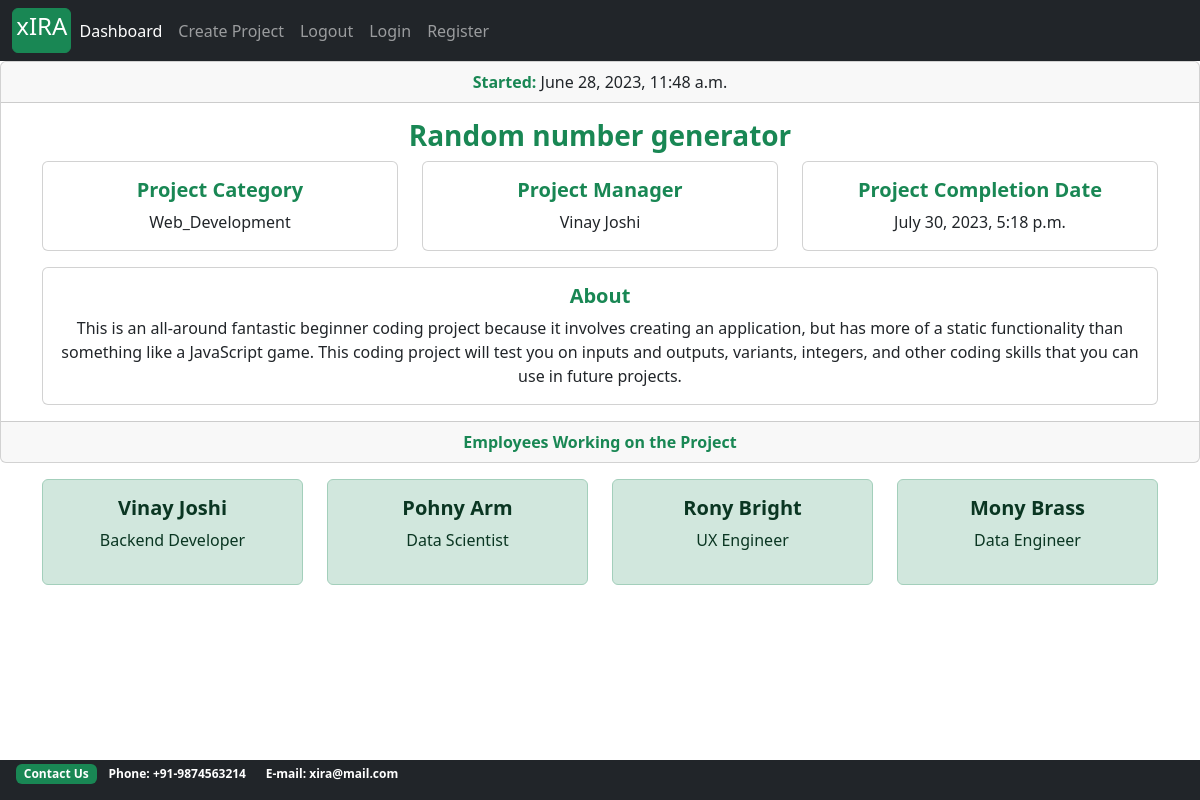
Before: /project/project_detail/24/ with the older database file.
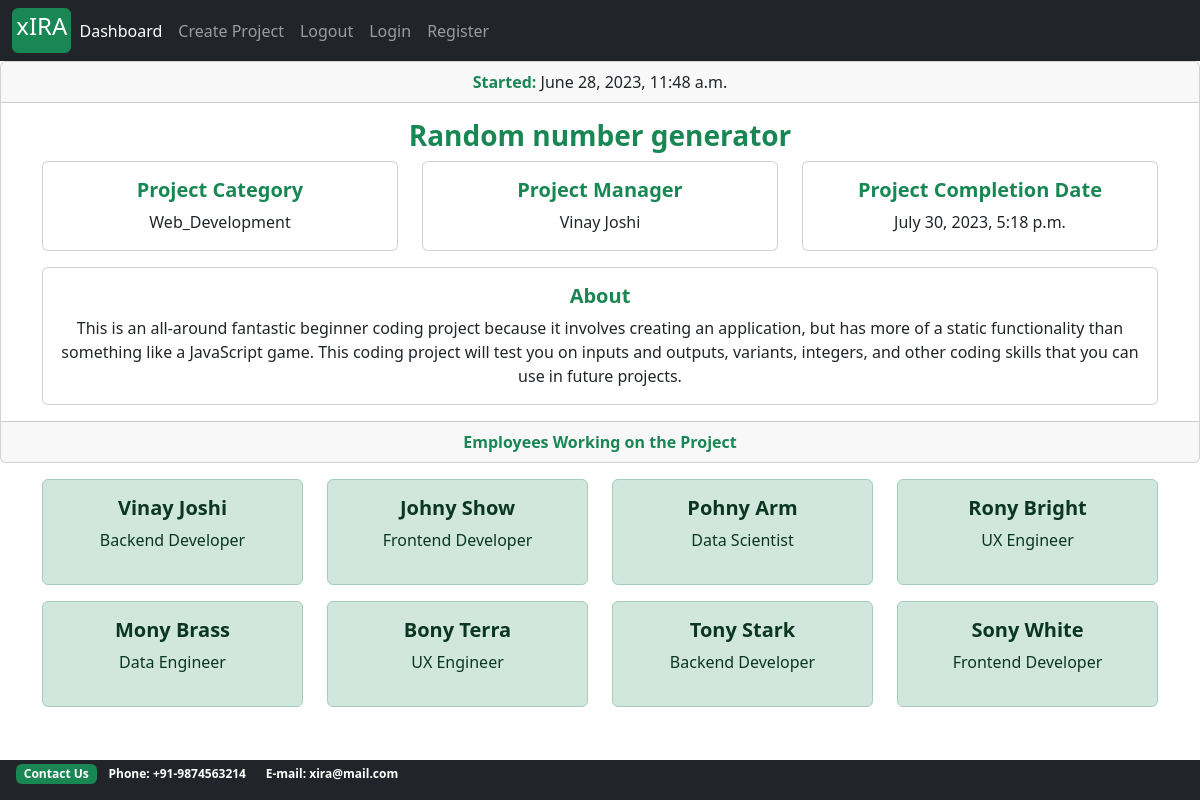
After: the same page with the newer database file.
### accounts/models.py (models this page shows, shortened)
class Account(AbstractBaseUser):
    first_name           = models.CharField(max_length=50)
    last_name            = models.CharField(max_length=50)
    work_email           = models.EmailField(max_length=100, unique=True)
    contact_number       = models.CharField(max_length=50)
    work_profile         = models.CharField(max_length=30, choices=choices)
    date_joined     = models.DateTimeField(auto_now_add=True)
    last_login      = models.DateTimeField(auto_now_add=True)
    is_admin        = models.BooleanField(default=False)
    is_staff        = models.BooleanField(default=False)
    is_active        = models.BooleanField(default=False)
    is_superadmin        = models.BooleanField(default=False)
    USERNAME_FIELD = 'work_email'
    REQUIRED_FIELDS = ['first_name', 'last_name']
    objects = MyAccountManager()
    def __str__(self):
        return f'{self.first_name} {self.last_name}'

### projects/views.py (the view)
# urls.py: path('project_detail/<int:project_id>/', views.project_detail, name='project_detail'),
def project_detail(request, project_id):
    project = get_object_or_404(Project, id=project_id)
    context = {
        'project': project
    }
    return render(request, 'project_detail.html', context)

### projects/context_processors.py (called while the page is built)
def create_project_form(request):
    form = ProjectCreationForm()
    context = {
        'project_creation_form': form
    }
    return context

### templates/project_detail.html
{% extends 'base.html' %}
{% block content %}
<div class="card text-center">
  <div class="card-header">
     <strong class="text-success">Started:</strong> {{project.start_date}}
  </div>
  <div class="card-body">
    <h3 class="card-title text-success"><strong>{{project.project_name}}</strong></h3>
        <div class="container">
            <div class="row">
              <div class="col-sm-4" style="">
              <div class="card">
                <div class="card-body">
                  <h5 class="card-title text-success"><strong>Project Category</strong></h5>
                  {{project.project_category}}
                </div>
              </div>
          </div>
          <div class="col-sm-4" style="">
              <div class="card">
                <div class="card-body">
                  <h5 class="card-title text-success"><strong>Project Manager</strong></h5>
                    {{project.project_manager.project_manager}}
                </div>
              </div>
          </div>
          <div class="col-sm-4" style="">
              <div class="card">
                <div class="card-body">
                  <h5 class="card-title text-success"><strong>Project Completion Date</strong></h5>
                    {{project.estimated_end_date}}
                </div>
              </div>
          </div>
      </div>
    </div>
    <div class="container mt-3">
        <div class="row">
          <div class="col-sm-12" style="">
              <div class="card">
                <div class="card-body">
                  <h5 class="card-title text-success"><strong>About</strong></h5>
                  {{project.project_description}}
                </div>
              </div>
          </div>
      </div>
    </div>
  </div>
  <div class="card-footer text-muted">
      <strong class="text-success">Employees Working on the Project</strong>
  </div>
</div>
<div class="container mt-3">
        <div class="row">
        {% for employee in project.assignees.all %}
            <div class="col-sm-3" style="">
              <div class="alert alert-success" role="alert">
                  <h5 class="alert-heading text-center"><strong>{{employee}}</strong></h5>
                  <p class="text-center">{{employee.work_profile}}</p>
                </div>
          </div>
        {% endfor %}
        </div>
</div>
{% endblock %}

Changed rows visible on the page:
now on this page (row unchanged): Account: first_name+last_name "Johny Show", work_profile "Frontend Developer"
now on this page (row unchanged): Account: first_name+last_name "Bony Terra", work_profile "UX Engineer"
now on this page (row unchanged): Account: first_name+last_name "Tony Stark", work_profile "Backend Developer"
added Account: first_name+last_name "Sony White", work_profile "Frontend Developer"
